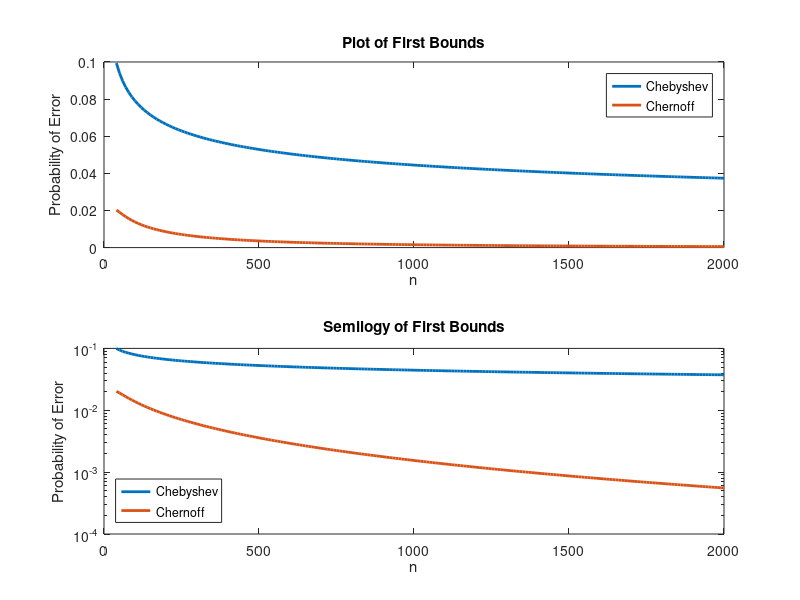
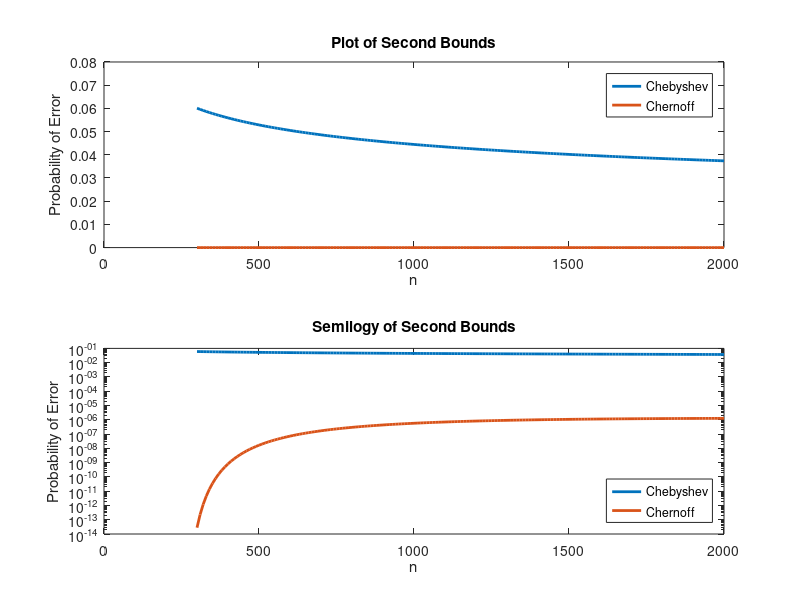

MATLAB code for these plots, in order:
#Vissarion Konidaris
#Randomised Algotithms Course
# 19/3/2017

clc;
clear;
clc;

%%% Calculating the first bounds %%%
n1=[40:10:2000];
Chebyshev1=(1/4)*n1.^(-1/4);
delta_1=(1+2*n1.^(3/4))./(n1+1);
mean_1=(n1.^(3/4)).*((n1+1)./(2*n1));
Chernoff1=(exp(-delta_1)./((1-delta_1).^(1-delta_1))).^mean_1;
%%%%%%%%%%%%%%%%%%%%%%%%%%%%%%%%%%%

%%% Calculating the second bounds %%%
n2=[300:10:2000];
Chebyshev2=(1/4)*n2.^(-1/4);
delta_2=((1/2)*(n2.^(1/4))-2).^(-1);
mean_2=((1/2)*(n2.^(3/4)))-2*(n2.^(1/2));
Chernoff2=(exp(delta_2)./((1+delta_2).^(1+delta_2))).^mean_2;
%%%%%%%%%%%%%%%%%%%%%%%%%%%%%%%%%%%

figure(1);
subplot(2,1,1); 
plot(n1,Chebyshev1,'linewidth',2,n1,Chernoff1,'linewidth',2);
legend({'Chebyshev','Chernoff'},'location','northeast');
title('Plot of First Bounds');
xlabel('n');
ylabel('Probability of Error');

subplot(2,1,2); 
semilogy(n1,Chebyshev1,'linewidth',2,n1,Chernoff1,'linewidth',2);
legend({'Chebyshev','Chernoff'},'location','southwest');
title('Semilogy of First Bounds');
xlabel('n');
ylabel('Probability of Error');

figure(2);
subplot(2,1,1); 
plot(n2,Chebyshev2,'linewidth',2,n2,Chernoff2,'linewidth',2);
legend({'Chebyshev','Chernoff'},'location','northeast');
title('Plot of Second Bounds');
xlabel('n');
ylabel('Probability of Error');

subplot(2,1,2); 
semilogy(n2,Chebyshev2,'linewidth',2,n2,Chernoff2,'linewidth',2);
legend({'Chebyshev','Chernoff'},'location','southeast');
title('Semilogy of Second Bounds');
xlabel('n');
ylabel('Probability of Error');

